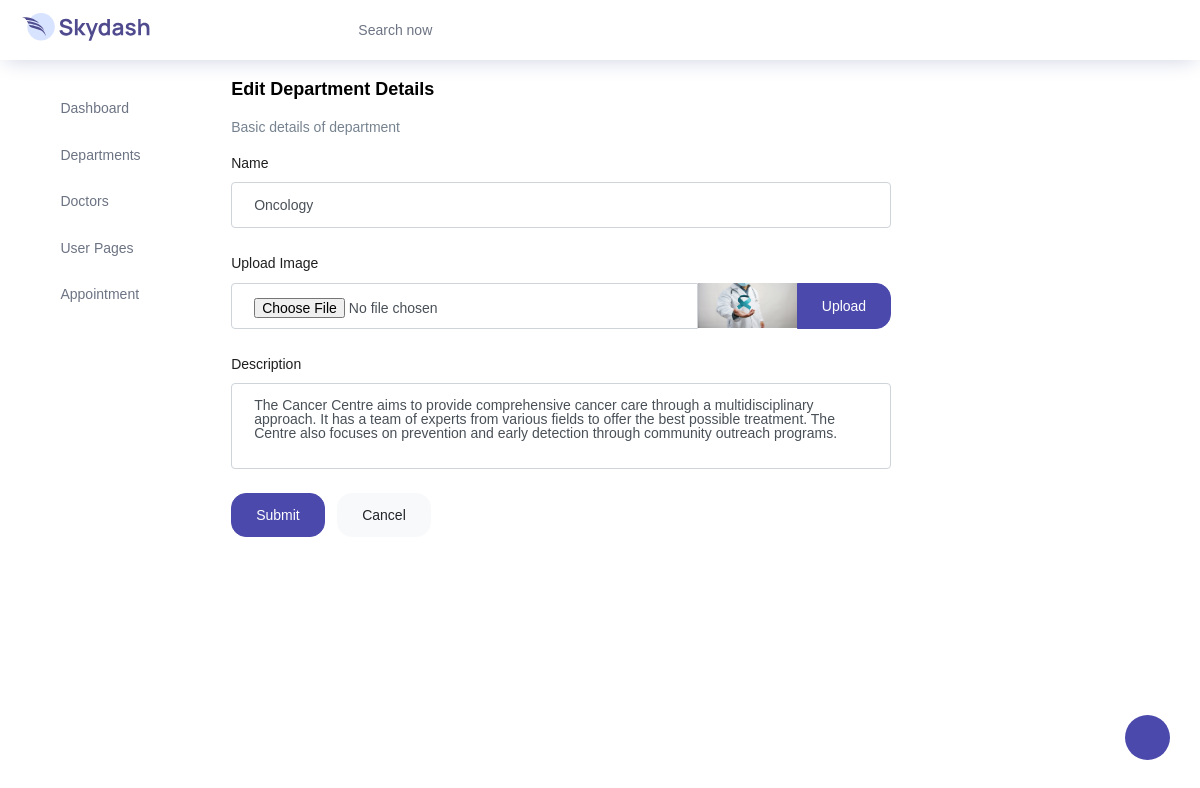
The page /backendapp/editdeptpage/3 on the database its author committed.
### backendapp/models.py (models this page shows)
class departmentdb(models.Model):
    Name = models.CharField(max_length=100, null=True, blank=True)
    Image = models.ImageField(upload_to="profile", null=True, blank=True)
    Description = models.CharField(max_length=1000, null=True, blank=True)

### backendapp/views.py (the view)
# urls.py: path('editdeptpage/<int:dataid>',views.editdeptpage,name="editdeptpage"),
def editdeptpage(request,dataid):
    data=departmentdb.objects.get(id=dataid)
    return render(request,"deptedit.html",{'data':data})

### backendapp/templates/deptedit.html (shortened to what this page needs)
<!DOCTYPE html>
{% extends 'index.html' %}
{% block content %}
<html lang="en">
<head>
</head>
<body>
            <div class="col-12 grid-margin stretch-card">
              <div>
              <div class="card" style="width:700px">
                <div class="card-body">
                  <h4 class="card-title">Edit Department Details</h4>
                  <p class="card-description">
                    Basic details of department
                  </p>
                  <form class="forms-sample" method="POST" action="{% url 'updatedeptpage' dataid=data.id %}" enctype="multipart/form-data">
                    <div class="form-group">
                      <label for="exampleInputName1">Name</label>
                      <input type="text" class="form-control" id="exampleInputName1" placeholder="Department Name" name="Dname" value="{{data.Name}}">
                    </div>
                    <div class="form-group">
                      <label>Upload Image</label>
                      <div class="input-group col-xs-12">
                        <input type="file" class="form-control file-upload-info"  placeholder="Upload Image" name="Dimage">
                        <img src="{{data.Image.url}}" width="100px" height="45px">
                        <span class="input-group-append">
                          <button class="file-upload-browse btn btn-primary" type="button">Upload</button>
                        </span>
                      </div>
                    </div>
                    <div class="form-group">
                      <label for="exampleTextarea1">Description</label>
                      <textarea class="form-control" id="exampleTextarea1" rows="4" name="Ddescription" >{{data.Description}}</textarea>
                    </div>
                    <button type="submit" class="btn btn-primary mr-2">Submit</button>
                    <button class="btn btn-light">Cancel</button>
                  </form>
                </div>
              </div>
                </div>
            </div>
</body>
</html>
{% endblock %}

### rows shown on the page
departmentdb: Dname "Oncology", Image (picture), Ddescription "The Cancer Centre aims to provide comprehensive cancer care through a multidisciplinary approach. It has a team of experts from various fields to offer the best possible treatment. The Centre also focuses on prevention and early detection through community outreach programs."
